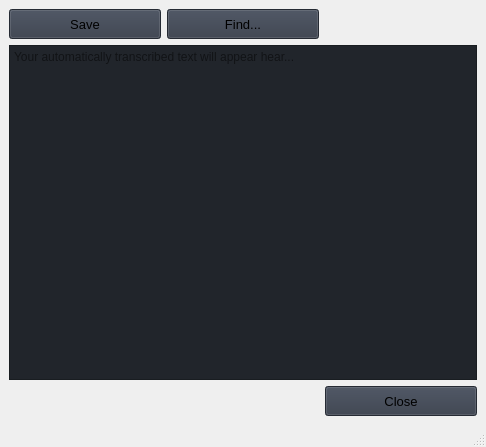
<?xml version="1.0" encoding="UTF-8"?>
<ui version="4.0">
 <class>TranscribeEditorMain</class>
 <widget class="QMainWindow" name="TranscribeEditorMain">
  <property name="geometry">
   <rect>
    <x>0</x>
    <y>0</y>
    <width>486</width>
    <height>447</height>
   </rect>
  </property>
  <property name="windowTitle">
   <string>MainWindow</string>
  </property>
  <widget class="QWidget" name="centralwidget">
   <layout class="QGridLayout" name="gridLayout">
    <item row="0" column="0">
     <widget class="QPushButton" name="save_transcript_btn">
      <property name="sizePolicy">
       <sizepolicy hsizetype="Preferred" vsizetype="Preferred">
        <horstretch>0</horstretch>
        <verstretch>0</verstretch>
       </sizepolicy>
      </property>
      <property name="minimumSize">
       <size>
        <width>100</width>
        <height>30</height>
       </size>
      </property>
      <property name="font">
       <font>
        <family>Segoe UI</family>
        <pointsize>10</pointsize>
        <weight>50</weight>
        <italic>false</italic>
        <bold>false</bold>
       </font>
      </property>
      <property name="cursor">
       <cursorShape>PointingHandCursor</cursorShape>
      </property>
      <property name="styleSheet">
       <string notr="true">background-color: rgb(52, 59, 72);
padding: 0 10px;</string>
      </property>
      <property name="text">
       <string>Save</string>
      </property>
      <property name="icon">
       <iconset>
        <normalon>:/icons/images/icons/cil-save.png</normalon>
       </iconset>
      </property>
     </widget>
    </item>
    <item row="0" column="1">
     <widget class="QPushButton" name="find_in_transcript_btn">
      <property name="sizePolicy">
       <sizepolicy hsizetype="Preferred" vsizetype="Preferred">
        <horstretch>0</horstretch>
        <verstretch>0</verstretch>
       </sizepolicy>
      </property>
      <property name="minimumSize">
       <size>
        <width>100</width>
        <height>30</height>
       </size>
      </property>
      <property name="font">
       <font>
        <family>Segoe UI</family>
        <pointsize>10</pointsize>
        <weight>50</weight>
        <italic>false</italic>
        <bold>false</bold>
       </font>
      </property>
      <property name="cursor">
       <cursorShape>PointingHandCursor</cursorShape>
      </property>
      <property name="styleSheet">
       <string notr="true">background-color: rgb(52, 59, 72);
padding: 0 10px;</string>
      </property>
      <property name="text">
       <string>Find...</string>
      </property>
      <property name="icon">
       <iconset>
        <normalon>:/icons/images/icons/cil-find-in-page.png</normalon>
       </iconset>
      </property>
     </widget>
    </item>
    <item row="1" column="0" colspan="3">
     <widget class="QTextEdit" name="edit_transcribed_text_edit">
      <property name="enabled">
       <bool>true</bool>
      </property>
      <property name="minimumSize">
       <size>
        <width>200</width>
        <height>200</height>
       </size>
      </property>
      <property name="styleSheet">
       <string notr="true">background-color: rgb(33, 37, 43);</string>
      </property>
      <property name="placeholderText">
       <string>Your automatically transcribed text will appear hear...</string>
      </property>
     </widget>
    </item>
    <item row="2" column="2">
     <widget class="QPushButton" name="close_transcript_dialog">
      <property name="sizePolicy">
       <sizepolicy hsizetype="Preferred" vsizetype="Preferred">
        <horstretch>0</horstretch>
        <verstretch>0</verstretch>
       </sizepolicy>
      </property>
      <property name="minimumSize">
       <size>
        <width>100</width>
        <height>30</height>
       </size>
      </property>
      <property name="font">
       <font>
        <family>Segoe UI</family>
        <pointsize>10</pointsize>
        <weight>50</weight>
        <italic>false</italic>
        <bold>false</bold>
       </font>
      </property>
      <property name="cursor">
       <cursorShape>PointingHandCursor</cursorShape>
      </property>
      <property name="styleSheet">
       <string notr="true">background-color: rgb(52, 59, 72);
padding: 0 10px;</string>
      </property>
      <property name="text">
       <string>Close</string>
      </property>
     </widget>
    </item>
   </layout>
  </widget>
  <widget class="QStatusBar" name="statusbar"/>
 </widget>
 <resources/>
 <connections/>
</ui>
